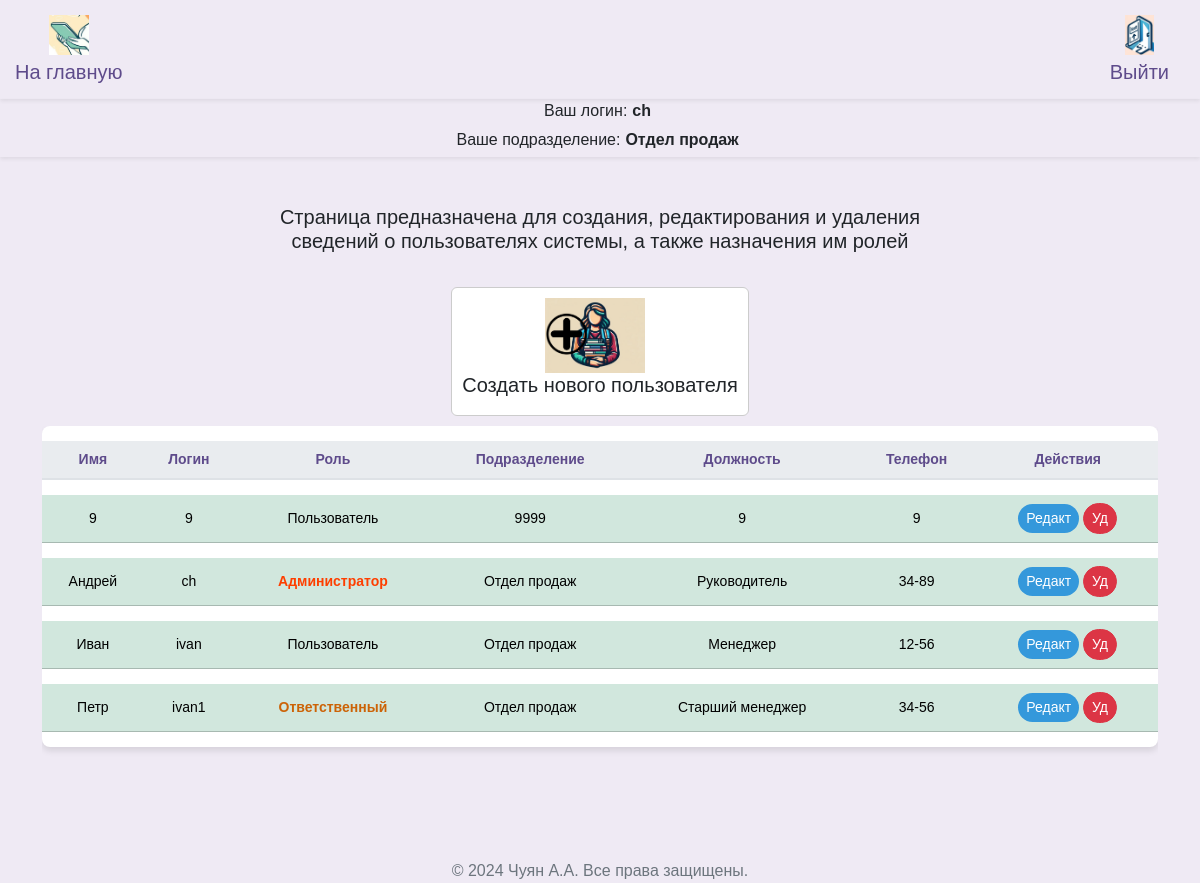
The page /workers_admin (signed in) on the database its author committed.
### src/database/models.py (models this page shows, shortened)
class Worker(Base):
    __tablename__ = "worker"
    id = Column(Integer, primary_key=True)
    role = Column(Enum(Role), default=Role.guest)
    fio = Column(String)
    name = Column(String, unique=True)
    password = Column(String)
    department = Column(String)
    position = Column(String)
    description = Column(String, default=None)
    conn_worker_arm = relationship(
        "Arm", back_populates="conn_arm_worker"
    )

### src/frontend/router.py (the view)
@router.get("/workers")
async def get_workers(
    request: Request,
    worker: Worker = Depends(get_worker_or_redirect),
    session: AsyncSession = Depends(get_session),
):
    data = await CRUDWorker.get_all_worker_sorted(session)
    return templates.TemplateResponse(
        "workers/index.html",
        {"request": request, "worker": worker, "data": data},
    )

### src/frontend/template/workers_admin/index.html (shortened to what this page needs)
{% extends "base/base.html" %}
{% block content %}
<head>
</head>
<h5 class="mb-4" style="margin-bottom: 60px; text-align: center;">Страница предназначена для создания, редактирования и удаления <br>сведений о пользователях системы, а также назначения им ролей</h5>
<div class="d-flex justify-content-center align-items-center">
  <a class="nav-link" href="#" data-bs-toggle="modal" data-bs-target="#modal_create" bs-department="{{worker.department}}" style="text-decoration: none;">
    <div class="d-flex align-items-center card" style="margin: 10px; border: 1px solid #ccc; padding: 10px;">
      <img src="../frontend/assets/img/icon_create_worker.jpg" alt="..." style="width: 100px; height: auto; margin-right: 10px;">
      <div>
        <h5 class="card-title" style="text-align: left;">Создать нового пользователя</h5>
      </div>
    </div>
  </a>
</div>
<div class="row ">
  <div class="col-12">
    <div class="table-responsive">
      <table class="table table-hover table-shadow table-rounded ">
        <thead>
          <tr>
            <th scope="col" >Имя</th>
            <th scope="col" >Логин</th>
            <th scope="col" >Роль</th>
            <th scope="col" >Подразделение</th>
            <th scope="col" >Должность</th>
            <th scope="col" >Телефон</th>
            <th scope="col" >Действия</th>
          </tr>
        </thead>
        <tbody class="text-center">
          {% for worker_tuple in data %}
            {% set workers = worker_tuple %}
            {% if workers.id != 0 %}
                <tr class="table-success " >
                  <td>{{ workers.fio }}</td>
                  <td>{{ workers.name }}</td>
                  <td>{% if workers.role.name == 'user' %}<span class="orange-bold-text">Ответственный</span>{% elif workers.role.name == 'admin' %}<span class="red-bold-text">Администратор</span> {% else %}Пользователь{% endif %}</td>
                  <td>{{ workers.department }}</td>
                  <td>{{ workers.position }}</td>
                  <td>{{ workers.description }}</td>
                  <td>
                    <button type="button" class="btn btn-primary btn-sm" style="background-color: #3498db; color: white;"
                      data-bs-toggle="modal"
                      data-bs-target="#modal_update"
                      data-bs1="{{workers.fio}}"
                      data-bs2="{{workers.name}}"
                      data-bs3="{{workers.position}}"
                      data-bs4="{{workers.description}}"
                      data-bs5= "{{workers.id}}"
                      data-bs6= "{{workers.department}}"
                      data-bs7= "{{workers.role.name}}">
                      Редакт
                    </button>
                    <button type="button" class="btn btn-danger btn-sm" style="color: white;"
                      onclick="deleteWorker('{{ workers.id }}')">
                      Уд
                    </button>
                  </td>
                </tr>
              {% endif %}
          {% endfor %}
        </tbody>
      </table>
    </div>
  </div>
</div>
{% endblock %}

### src/frontend/template/base/info.html (shortened to what this page needs)
<nav class="info navbar-expand-lg navbar-light shadow-sm">
  <div class="user-info">
    <div class="d-flex align-items-center">
      <span class="label">Ваш логин:</span>
      <span class="value">{{ worker.name }}</span>
    </div>
    <div class="d-flex align-items-center">
      <span class="label">Ваше подразделение:</span>
      <span class="value">{{ worker.department }}</span>
    </div>
  </div>
</nav>

### src/frontend/assets/css/base.css (style rules this page uses)
body { margin: 0; font-family: 'Nunito Sans', Arial, sans-serif; background-color: #efeaf4; }
.navbar-brand, .nav-link { color: #5e4b8b !important; }
.nav-link { margin: 0 10px; border-radius: 20px; transition: background-color 0.3s, color 0.3s; }
.table { background-color: #ffffff; color: #5e4b8b; border-collapse: separate; border-spacing: 0 15px; }
.table th, .table td { border-top: none !important; vertical-align: middle; }
.table thead th { background-color: #e9ecef; color: #5e4b8b; border-bottom: 2px solid #dee2e6; }
.table .btn, .table a { color: #7e57c2; transition: color 0.3s; }
.table td { padding: .5rem; }
.table-rounded { border-radius: .5rem; overflow: hidden; }
.table-shadow { box-shadow: 0 4px 6px rgba(0, 0, 0, 0.1); }
.btn { border-radius: 20px; }
.btn-primary { background-color: #8e44b0; border: none; color: #ffffff; transition: background-color 0.3s, color 0.3s, box-shadow 0.3s; }

### src/frontend/template/base/nav.html (style rules this page uses)
.user-info { text-align: center; display: flex; flex-direction: column; align-items: center; }

### src/frontend/template/base/info.html (style rules this page uses)
body, html { margin: 0; padding: 0; width: 100%; height: 100%; }
.user-info { text-align: center; display: flex; flex-direction: column; align-items: center; }
.user-info .label, .user-info .value { display: inline-block; width: auto; margin-right: 5px; max-width: 250px; margin-bottom: 5px; }
.user-info .value { font-weight: bold; }

### src/frontend/template/workers_admin/index.html (style rules this page uses)
table { font-family: Arial, sans-serif; }
td { font-size: 14px; }
th { text-align: center; font-size: 14px; }
.orange-bold-text { color: rgb(204, 99, 7); font-weight: bold; }
.red-bold-text { color: rgb(254, 63, 0); font-weight: bold; }

### rows shown on the page
Worker: name "ch", department "Отдел продаж", fio "Андрей", role "Администратор", position "Руководитель", description "34-89"
Worker: fio "9", name "9", role "Пользователь", department "9999", position "9", description "9"
Worker: fio "Иван", name "ivan", role "Пользователь", department "Отдел продаж", position "Менеджер", description "12-56"
Worker: fio "Петр", name "ivan1", role "Ответственный", department "Отдел продаж", position "Старший менеджер", description "34-56"
